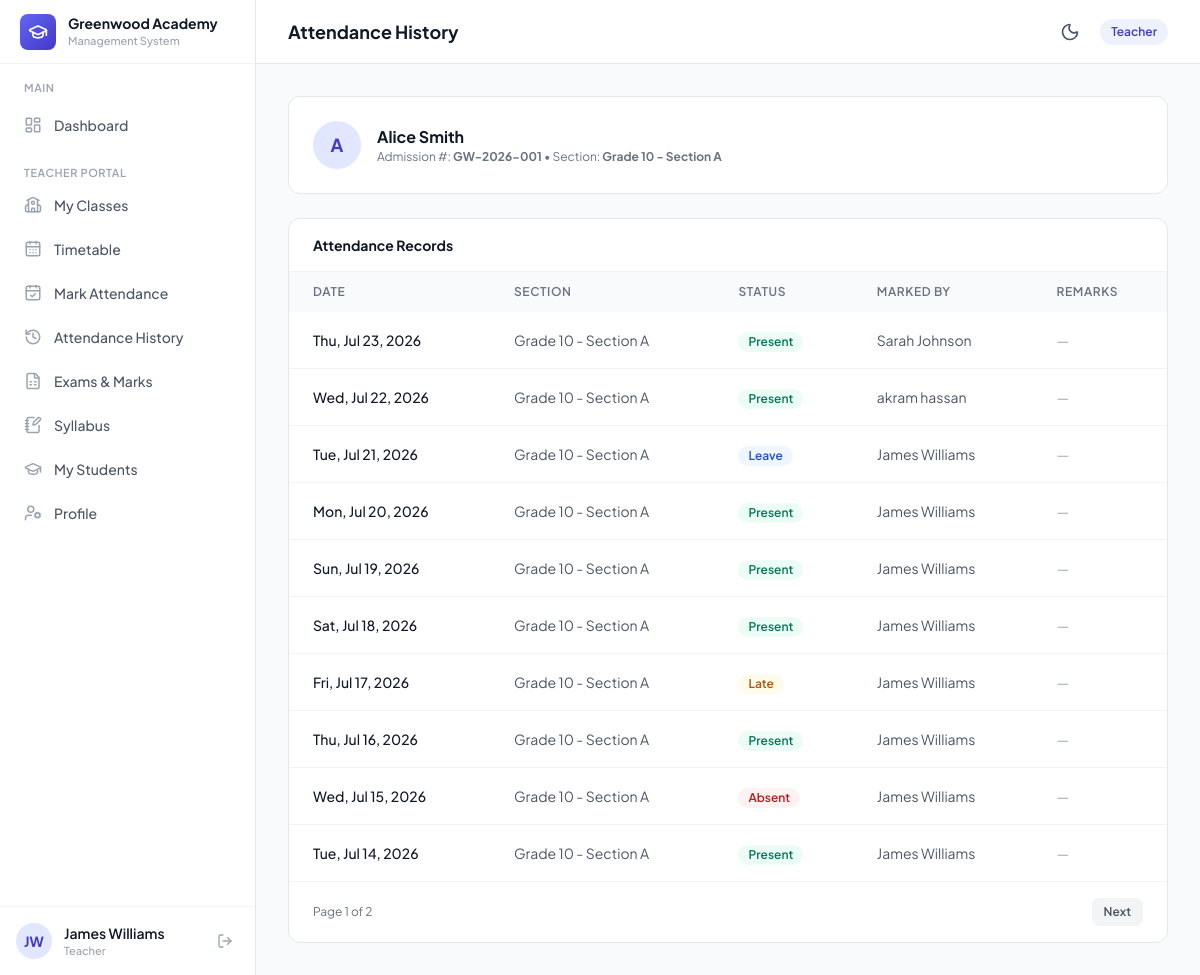
The page /attendance/history/ (signed in) on the database as committed earlier.
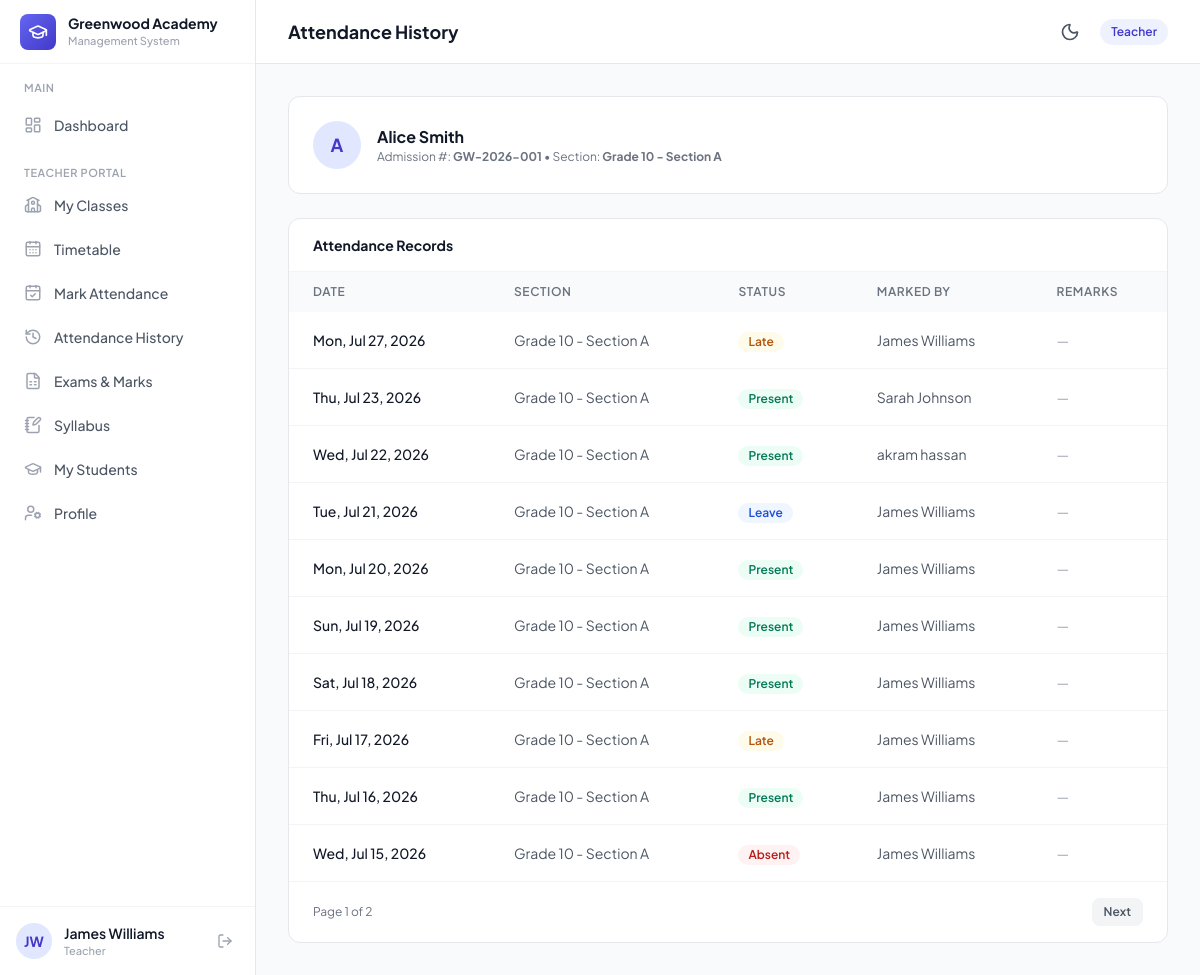
The same page on the database as committed later.
### core/models.py (models this page shows, shortened)
class TenantModel(models.Model):
    school = models.ForeignKey(
        School,
        on_delete=models.CASCADE,
        related_name='%(class)s_set',
    )
    objects = TenantManager()
    unscoped = UnscopedManager()
    class Meta:
        abstract = True

class StudentAttendance(TenantModel):
    student = models.ForeignKey(
        Student,
        on_delete=models.CASCADE,
        related_name='attendances'
    )
    section = models.ForeignKey(
        Section,
        on_delete=models.CASCADE,
        related_name='attendances'
    )
    date = models.DateField()
    status = models.CharField(
        max_length=20,
        choices=AttendanceStatusChoices.choices,
        default=AttendanceStatusChoices.PRESENT
    )
    marked_by = models.ForeignKey(
        settings.AUTH_USER_MODEL,
        on_delete=models.SET_NULL,
        null=True,
        blank=True,
        related_name='marked_attendances'
    )
    remarks = models.TextField(blank=True)
    class Meta:
        ordering = ['-date', 'student']
        unique_together = ['student', 'date']

class Section(TenantModel):
    classroom = models.ForeignKey(
        ClassRoom,
        on_delete=models.CASCADE,
        related_name='sections'
    )
    name = models.CharField(max_length=100)
    class_teacher = models.ForeignKey(
        settings.AUTH_USER_MODEL,
        on_delete=models.SET_NULL,
        null=True,
        blank=True,
        related_name='managed_sections'
    )
    class Meta:
        ordering = ['classroom__name', 'name']
        unique_together = ['classroom', 'name']
    def __str__(self):
        return f"{self.classroom.name} - {self.name}"

class ClassRoom(TenantModel):
    name = models.CharField(max_length=200)
    code = models.CharField(max_length=50)
    class Meta:
        ordering = ['name']
        unique_together = ['school', 'code']

class User(AbstractUser):
    username = None  # Remove username field
    email = models.EmailField('email address', unique=True)
    school = models.ForeignKey(
        School,
        on_delete=models.CASCADE,
        null=True,
        blank=True,
        related_name='users',
    )
    primary_role = models.CharField(
        max_length=20,
        choices=PrimaryRoleChoices.choices,
        blank=True,
    )
    phone = models.CharField(max_length=20, blank=True)
    USERNAME_FIELD = 'email'
    REQUIRED_FIELDS = []  # email & password are required by default
    objects = UserManager()
    class Meta:
        ordering = ['first_name', 'last_name']
    @property
    def is_school_admin(self):
        return self.primary_role == PrimaryRoleChoices.SCHOOL_ADMIN
    @property
    def role_display(self):
        if self.is_superuser:
            return 'Platform Admin'
        return self.get_primary_role_display()

### core/views.py (the view)
# urls.py: path('attendance/history/', views.attendance_history, name='attendance_history'),
@student_or_parent_required
def attendance_history(request, student_id=None):
    user = request.user
    if student_id:
        target_student = get_object_or_404(Student, pk=student_id)
        if not can_access_student_data(user, target_student):
            raise Http404("Student record not found.")
        student = target_student
    else:
        if user.primary_role == 'student':
            student = getattr(user, 'student_profile', None)
        elif user.primary_role == 'parent':
            student = user.children.first()
        else:
            student = Student.objects.first()
        if not student:
            messages.error(request, 'No student record found.')
            return redirect('core:dashboard')
    attendances = StudentAttendance.objects.filter(student=student).select_related('section', 'marked_by')
    paginator = Paginator(attendances, 10)
    page_number = request.GET.get('page')
    page_obj = paginator.get_page(page_number)
    return render(request, 'core/attendance_history.html', {
        'student': student,
        'attendances': page_obj,
        'page_obj': page_obj,
    })

### core/managers.py (called while the page is built)
def set_current_school(school):
    _thread_locals.current_school = school

def get_current_school():
    return getattr(_thread_locals, 'current_school', None)

def clear_current_school():
    _thread_locals.current_school = None

    def get_queryset(self):
        qs = TenantQuerySet(self.model, using=self._db)
        current_school = get_current_school()
        if current_school is not None:
            qs = qs.filter(school=current_school)
        return qs

### core/models.py (called while the page is built)
    @property
    def currency_symbol(self):
        return CURRENCY_SYMBOLS.get(self.currency, self.currency)

    @property
    def theme_palette(self):
        return THEME_PALETTES.get(self.theme_color, THEME_PALETTES[ThemeColorChoices.INDIGO])

### templates/core/attendance_history.html (shortened to what this page needs)
{% extends "base.html" %}
{% block page_title %}Attendance History{% endblock %}
{% block content %}
<div class="space-y-6">
    <div class="bg-white rounded-xl border border-gray-200 p-6 flex items-center gap-4">
        <div class="w-12 h-12 rounded-full bg-primary-100 flex items-center justify-center flex-shrink-0">
            <span class="text-lg font-bold text-primary-700">{{ student.user.first_name|first|upper }}</span>
        </div>
        <div>
            <h3 class="text-base font-bold text-gray-900">{{ student.user.get_full_name }}</h3>
            <p class="text-xs text-gray-500">
                Admission #: <strong>{{ student.admission_number }}</strong>
                {% if student.section %}&bull; Section: <strong>{{ student.section }}</strong>{% endif %}
            </p>
        </div>
    </div>
    <div class="bg-white rounded-xl border border-gray-200 overflow-hidden">
        <div class="px-6 py-4 border-b border-gray-100">
            <h3 class="text-sm font-bold text-gray-900">Attendance Records</h3>
        </div>
        <div class="overflow-x-auto">
            <table class="w-full">
                <thead>
                    <tr class="bg-gray-50">
                        <th class="px-6 py-3 text-left text-xs font-semibold text-gray-500 uppercase tracking-wider">Date</th>
                        <th class="px-6 py-3 text-left text-xs font-semibold text-gray-500 uppercase tracking-wider">Section</th>
                        <th class="px-6 py-3 text-left text-xs font-semibold text-gray-500 uppercase tracking-wider">Status</th>
                        <th class="px-6 py-3 text-left text-xs font-semibold text-gray-500 uppercase tracking-wider">Marked By</th>
                        <th class="px-6 py-3 text-left text-xs font-semibold text-gray-500 uppercase tracking-wider">Remarks</th>
                    </tr>
                </thead>
                <tbody class="divide-y divide-gray-100">
                    {% for att in attendances %}
                    <tr class="hover:bg-gray-50 transition-colors">
                        <td class="px-6 py-4 text-sm font-medium text-gray-900">{{ att.date|date:"D, M d, Y" }}</td>
                        <td class="px-6 py-4 text-sm text-gray-600">{{ att.section }}</td>
                        <td class="px-6 py-4">
                            <span class="inline-flex items-center px-2.5 py-0.5 rounded-full text-xs font-semibold
                                {% if att.status == 'present' %}bg-emerald-50 text-emerald-700
                                {% elif att.status == 'absent' %}bg-red-50 text-red-700
                                {% elif att.status == 'late' %}bg-amber-50 text-amber-700
                                {% else %}bg-blue-50 text-blue-700{% endif %}">
                                {{ att.get_status_display }}
                            </span>
                        </td>
                        <td class="px-6 py-4 text-sm text-gray-600">
                            {% if att.marked_by %}{{ att.marked_by.get_full_name }}{% else %}—{% endif %}
                        </td>
                        <td class="px-6 py-4 text-sm text-gray-400">{{ att.remarks|default:"—" }}</td>
                    </tr>
                    {% endfor %}
                </tbody>
            </table>
        </div>
        {% if page_obj and page_obj.has_other_pages %}
        <div class="px-6 py-4 border-t border-gray-100 flex items-center justify-between">
            <span class="text-xs text-gray-500">Page {{ page_obj.number }} of {{ page_obj.paginator.num_pages }}</span>
            <div class="flex items-center gap-2">
                {% if page_obj.has_next %}
                <a href="?page={{ page_obj.next_page_number }}" class="px-3 py-1.5 bg-gray-100 hover:bg-gray-200 rounded-lg text-xs font-semibold text-gray-600 transition-colors">Next</a>
                {% endif %}
            </div>
        </div>
        {% endif %}
    </div>
</div>
{% endblock %}

Rows that differ between the two databases and show on the page:
no longer on this page (row unchanged): StudentAttendance: date "Tue, Jul 14, 2026", section "Grade 10 - Section A", status "Present", marked_by.get_full_name "James Williams", remarks "—"
added StudentAttendance: date "Mon, Jul 27, 2026", section "Grade 10 - Section A", status "Late", marked_by.get_full_name "James Williams", remarks "—"
